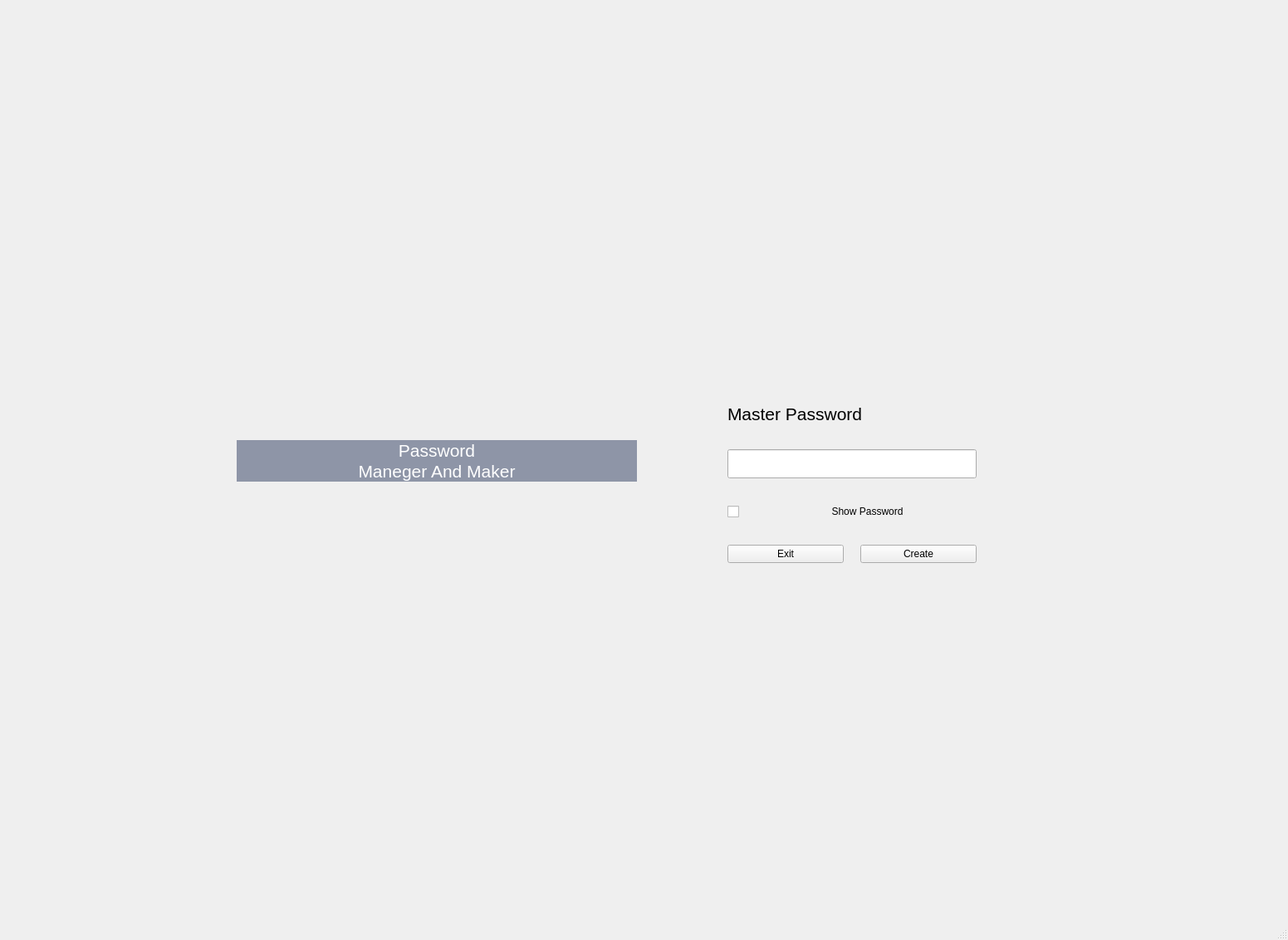
<?xml version="1.0" encoding="UTF-8"?>
<ui version="4.0">
 <class>MainWindow</class>
 <widget class="QMainWindow" name="MainWindow">
  <property name="geometry">
   <rect>
    <x>0</x>
    <y>0</y>
    <width>1551</width>
    <height>1132</height>
   </rect>
  </property>
  <property name="windowTitle">
   <string>MainWindow</string>
  </property>
  <widget class="QWidget" name="ThePage">
   <property name="enabled">
    <bool>true</bool>
   </property>
   <property name="mouseTracking">
    <bool>false</bool>
   </property>
   <property name="styleSheet">
    <string notr="true"/>
   </property>
   <layout class="QGridLayout" name="gridLayout_2">
    <property name="leftMargin">
     <number>0</number>
    </property>
    <property name="topMargin">
     <number>0</number>
    </property>
    <property name="rightMargin">
     <number>0</number>
    </property>
    <property name="bottomMargin">
     <number>0</number>
    </property>
    <property name="spacing">
     <number>0</number>
    </property>
    <item row="0" column="0">
     <spacer name="horizontalSpacer_2">
      <property name="orientation">
       <enum>Qt::Horizontal</enum>
      </property>
      <property name="sizeHint" stdset="0">
       <size>
        <width>273</width>
        <height>1088</height>
       </size>
      </property>
     </spacer>
    </item>
    <item row="0" column="5">
     <spacer name="horizontalSpacer_4">
      <property name="orientation">
       <enum>Qt::Horizontal</enum>
      </property>
      <property name="sizeHint" stdset="0">
       <size>
        <width>272</width>
        <height>1088</height>
       </size>
      </property>
     </spacer>
    </item>
    <item row="0" column="1">
     <widget class="QWidget" name="tiltwidget" native="true">
      <property name="minimumSize">
       <size>
        <width>500</width>
        <height>600</height>
       </size>
      </property>
      <property name="maximumSize">
       <size>
        <width>500</width>
        <height>600</height>
       </size>
      </property>
      <property name="styleSheet">
       <string notr="true">background-image: url(:/img/Imeges/background2.jpg);

	</string>
      </property>
      <layout class="QGridLayout" name="gridLayout">
       <item row="1" column="0">
        <layout class="QVBoxLayout" name="verticalLayout">
         <property name="spacing">
          <number>0</number>
         </property>
         <property name="sizeConstraint">
          <enum>QLayout::SetDefaultConstraint</enum>
         </property>
         <item>
          <widget class="QLabel" name="Titlelabel">
           <property name="font">
            <font>
             <pointsize>16</pointsize>
            </font>
           </property>
           <property name="styleSheet">
            <string notr="true">background-color: rgb(142, 149, 167);
</string>
           </property>
           <property name="text">
            <string>&lt;html&gt;&lt;head/&gt;&lt;body&gt;&lt;p&gt;&lt;span style=&quot; color:#ffffff;&quot;&gt;Password&lt;/span&gt;&lt;/p&gt;&lt;/body&gt;&lt;/html&gt;</string>
           </property>
           <property name="alignment">
            <set>Qt::AlignCenter</set>
           </property>
           <property name="textInteractionFlags">
            <set>Qt::NoTextInteraction</set>
           </property>
          </widget>
         </item>
         <item>
          <widget class="QLabel" name="Titlelabel_2">
           <property name="font">
            <font>
             <pointsize>16</pointsize>
            </font>
           </property>
           <property name="toolTip">
            <string>&lt;html&gt;&lt;head/&gt;&lt;body&gt;&lt;p&gt;&lt;img src=&quot;:/img/Imeges/background2.jpg&quot;/&gt;&lt;/p&gt;&lt;/body&gt;&lt;/html&gt;</string>
           </property>
           <property name="styleSheet">
            <string notr="true">background-color: rgb(142, 149, 167);</string>
           </property>
           <property name="text">
            <string>&lt;html&gt;&lt;head/&gt;&lt;body&gt;&lt;p&gt;&lt;span style=&quot; color:#ffffff;&quot;&gt;Maneger And Maker&lt;/span&gt;&lt;/p&gt;&lt;/body&gt;&lt;/html&gt;</string>
           </property>
           <property name="alignment">
            <set>Qt::AlignCenter</set>
           </property>
          </widget>
         </item>
        </layout>
       </item>
       <item row="0" column="0">
        <spacer name="verticalSpacer">
         <property name="orientation">
          <enum>Qt::Vertical</enum>
         </property>
         <property name="sizeHint" stdset="0">
          <size>
           <width>20</width>
           <height>256</height>
          </size>
         </property>
        </spacer>
       </item>
       <item row="2" column="0">
        <spacer name="verticalSpacer_2">
         <property name="orientation">
          <enum>Qt::Vertical</enum>
         </property>
         <property name="sizeHint" stdset="0">
          <size>
           <width>20</width>
           <height>256</height>
          </size>
         </property>
        </spacer>
       </item>
      </layout>
     </widget>
    </item>
    <item row="0" column="3">
     <widget class="QWidget" name="funcWidget" native="true">
      <property name="minimumSize">
       <size>
        <width>500</width>
        <height>600</height>
       </size>
      </property>
      <property name="maximumSize">
       <size>
        <width>500</width>
        <height>600</height>
       </size>
      </property>
      <property name="styleSheet">
       <string notr="true">/*Setting the style for the app title widget*/
#titlewidget{
		border-image: url(:/img/Imeges/Background.jpg);
		border-top-left-raduis:10px;
		border-bottom-left-raduis:10px;
}

#titleWidget-Qlable{
	color:rgba(255,255,255,0.8);


}

#funcWidget QShowPassword{
	font-size: 12em;
	border-raduis: 5px;
	color:#fff

}

#funcWidget QShowPassword:pressed{
	padding-left:10px;

}


#loginBtn, #createBtn{
	background-color:#3554d1;
}
</string>
      </property>
      <layout class="QGridLayout" name="gridLayout_3">
       <property name="leftMargin">
        <number>0</number>
       </property>
       <property name="topMargin">
        <number>0</number>
       </property>
       <property name="rightMargin">
        <number>0</number>
       </property>
       <property name="bottomMargin">
        <number>0</number>
       </property>
       <property name="spacing">
        <number>0</number>
       </property>
       <item row="0" column="1">
        <spacer name="verticalSpacer_5">
         <property name="orientation">
          <enum>Qt::Vertical</enum>
         </property>
         <property name="sizeHint" stdset="0">
          <size>
           <width>78</width>
           <height>168</height>
          </size>
         </property>
        </spacer>
       </item>
       <item row="1" column="0">
        <spacer name="horizontalSpacer">
         <property name="orientation">
          <enum>Qt::Horizontal</enum>
         </property>
         <property name="sizeHint" stdset="0">
          <size>
           <width>96</width>
           <height>20</height>
          </size>
         </property>
        </spacer>
       </item>
       <item row="1" column="1">
        <layout class="QVBoxLayout" name="verticalLayout_4">
         <property name="spacing">
          <number>30</number>
         </property>
         <item>
          <widget class="QLabel" name="Loginlabel_3">
           <property name="font">
            <font>
             <pointsize>16</pointsize>
             <weight>50</weight>
             <italic>true</italic>
             <bold>false</bold>
             <underline>false</underline>
            </font>
           </property>
           <property name="styleSheet">
            <string notr="true">#funcWidget QLineEdite{
	border:1px solid #e5ebfo;
	border-raduis: 5px;
	padding: 5px 10px;
	font-size: 16px;
}

#funcWidget QLineEdit:focuse{
	border-color:#5500ff;
}</string>
           </property>
           <property name="text">
            <string/>
           </property>
           <property name="alignment">
            <set>Qt::AlignCenter</set>
           </property>
          </widget>
         </item>
         <item>
          <widget class="QLabel" name="MasterPasswordlabel">
           <property name="font">
            <font>
             <pointsize>16</pointsize>
            </font>
           </property>
           <property name="text">
            <string>Master Password</string>
           </property>
           <property name="alignment">
            <set>Qt::AlignLeading|Qt::AlignLeft|Qt::AlignVCenter</set>
           </property>
          </widget>
         </item>
         <item>
          <widget class="QLineEdit" name="lineEdit_4">
           <property name="minimumSize">
            <size>
             <width>300</width>
             <height>35</height>
            </size>
           </property>
           <property name="text">
            <string/>
           </property>
           <property name="echoMode">
            <enum>QLineEdit::Password</enum>
           </property>
          </widget>
         </item>
         <item>
          <widget class="QCheckBox" name="ShowCheck">
           <property name="text">
            <string>                                Show Password</string>
           </property>
          </widget>
         </item>
         <item>
          <layout class="QHBoxLayout" name="horizontalLayout_3">
           <property name="spacing">
            <number>20</number>
           </property>
           <item>
            <widget class="QPushButton" name="ExitButton">
             <property name="text">
              <string>Exit</string>
             </property>
             <property name="icon">
              <iconset>
               <normaloff>:/icon/Icons/x-mark-16.ico</normaloff>:/icon/Icons/x-mark-16.ico</iconset>
             </property>
            </widget>
           </item>
           <item>
            <widget class="QPushButton" name="Createlabel_3">
             <property name="text">
              <string>Create</string>
             </property>
             <property name="icon">
              <iconset>
               <normaloff>:/icon/Icons/plus-16.ico</normaloff>:/icon/Icons/plus-16.ico</iconset>
             </property>
            </widget>
           </item>
          </layout>
         </item>
        </layout>
       </item>
       <item row="1" column="2">
        <spacer name="horizontalSpacer_3">
         <property name="orientation">
          <enum>Qt::Horizontal</enum>
         </property>
         <property name="sizeHint" stdset="0">
          <size>
           <width>96</width>
           <height>20</height>
          </size>
         </property>
        </spacer>
       </item>
       <item row="2" column="1">
        <spacer name="verticalSpacer_4">
         <property name="orientation">
          <enum>Qt::Vertical</enum>
         </property>
         <property name="sizeHint" stdset="0">
          <size>
           <width>88</width>
           <height>169</height>
          </size>
         </property>
        </spacer>
       </item>
      </layout>
     </widget>
    </item>
   </layout>
  </widget>
  <widget class="QMenuBar" name="menubar">
   <property name="geometry">
    <rect>
     <x>0</x>
     <y>0</y>
     <width>1551</width>
     <height>21</height>
    </rect>
   </property>
  </widget>
  <widget class="QStatusBar" name="statusbar"/>
 </widget>
 <resources/>
 <connections>
  <connection>
   <sender>ShowCheck</sender>
   <signal>clicked(bool)</signal>
   <receiver>lineEdit_4</receiver>
   <slot>showNormal()</slot>
   <hints>
    <hint type="sourcelabel">
     <x>908</x>
     <y>624</y>
    </hint>
    <hint type="destinationlabel">
     <x>925</x>
     <y>577</y>
    </hint>
   </hints>
  </connection>
 </connections>
</ui>
